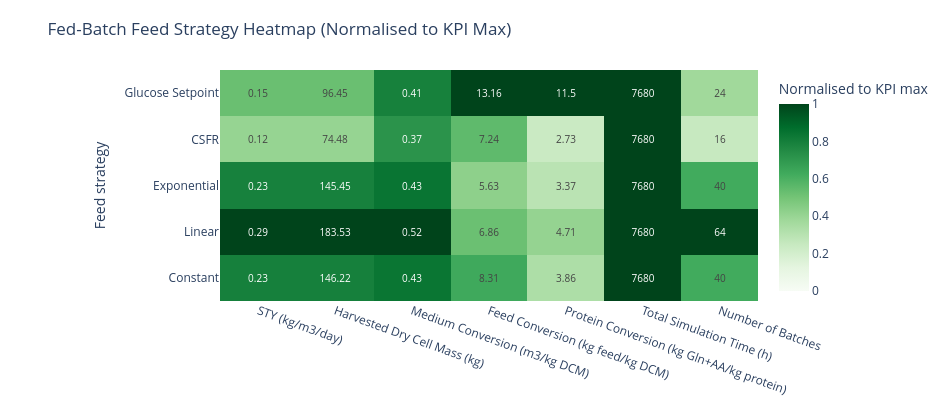

Notebook code for this chart:
### Markdown cell above
### 6.2 Strategy heatmaps

Each heatmap presents the mean KPI values for available strategies, normalised to the maximum of each KPI within that operating mode.

### Code cell
# Fed-batch feed strategy heatmap
fig_fb_heat, fb_heat_raw, fb_heat_norm = build_strategy_heatmap("fed_batch")
fig_fb_heat.show()

SAVE_FIG = False
if SAVE_FIG:
    out_svg = NOTEBOOK_DIR / STRATEGY_HEATMAP_CONFIG["fed_batch"]["output_name"]
    save_figure_svg(fig_fb_heat, out_svg, width=950, height=max(360, 110 + 60 * len(fb_heat_raw.index)))
    print(f"Saved: {out_svg.name}")

### Figure 1 — Plotly figure (JSON) as saved in the notebook; plotly's stock layout.template omitted (floating-point values rounded to 4 significant figures)
{"data": [{"colorbar": {"title": {"text": "Normalised to KPI max"}}, "colorscale": [[0, "rgb(247,252,245)"], [0.125, "rgb(229,245,224)"], [0.25, "rgb(199,233,192)"], [0.375, "rgb(161,217,155)"], [0.5, "rgb(116,196,118)"], [0.625, "rgb(65,171,93)"], [0.75, "rgb(35,139,69)"], [0.875, "rgb(0,109,44)"], [1, "rgb(0,68,27)"]], "customdata": [[0.2285, 146.2, 0.4323, 8.307, 3.858, 7680.0, 40.0], [0.2868, 183.5, 0.516, 6.86, 4.709, 7680.0, 64.0], [0.2273, 145.4, 0.4341, 5.629, 3.37, 7680.0, 40.0], [0.1164, 74.48, 0.3708, 7.243, 2.726, 7680.0, 16.0], [0.1507, 96.45, 0.4092, 13.16, 11.5, 7680.0, 24.0]], "hovertemplate": "<b>%{y}</b><br>%{x}<br>Normalised score: %{z:.3f}<br>Mean raw value: %{customdata:.4g}<extra></extra>", "text": [["0.23", "146.22", "0.43", "8.31", "3.86", "7680", "40"], ["0.29", "183.53", "0.52", "6.86", "4.71", "7680", "64"], ["0.23", "145.45", "0.43", "5.63", "3.37", "7680", "40"], ["0.12", "74.48", "0.37", "7.24", "2.73", "7680", "16"], ["0.15", "96.45", "0.41", "13.16", "11.5", "7680", "24"]], "textfont": {"size": 10}, "texttemplate": "%{text}", "type": "heatmap", "x": ["STY (kg/m3/day)", "Harvested Dry Cell Mass (kg)", "Medium Conversion (m3/kg DCM)", "Feed Conversion (kg feed/kg DCM)", "Protein Conversion (kg Gln+AA/kg protein)", "Total Simulation Time (h)", "Number of Batches"], "y": ["Constant", "Linear", "Exponential", "CSFR", "Glucose Setpoint"], "z": [[0.7967, 0.7967, 0.8377, 0.6313, 0.3356, 1.0, 0.625], [1.0, 1.0, 1.0, 0.5214, 0.4096, 1.0, 1.0], [0.7925, 0.7925, 0.8413, 0.4278, 0.2931, 1.0, 0.625], [0.4058, 0.4058, 0.7186, 0.5504, 0.2371, 1.0, 0.25], [0.5255, 0.5255, 0.7931, 1.0, 1.0, 1.0, 0.375]], "zmax": 1, "zmin": 0}], "layout": {"height": 410, "margin": {"b": 70, "l": 220, "r": 40, "t": 70}, "title": {"text": "Fed-Batch Feed Strategy Heatmap (Normalised to KPI Max)"}, "width": 950, "xaxis": {"tickangle": 20}, "yaxis": {"title": {"text": "Feed strategy"}}}}
